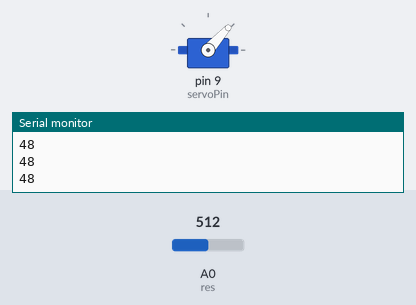
A sketch run on a simulated Arduino Uno, built with avr-gcc and run on an emulated ATmega328P. On the bench: servo, the last lines printed to the serial monitor. The inputs (shaded band) are chosen by the test bench; at power-on: A0 (res) = 512.

Above: at 1.2 s.
1.3 s: A0 (res) set to 716
At 2.1 s:
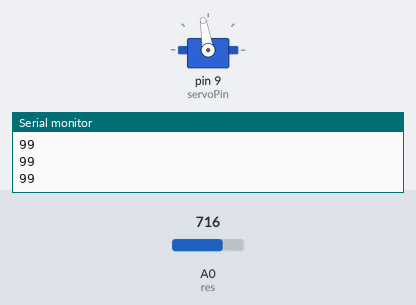
2.8 s: A0 (res) set to 900
At 3.4 s:
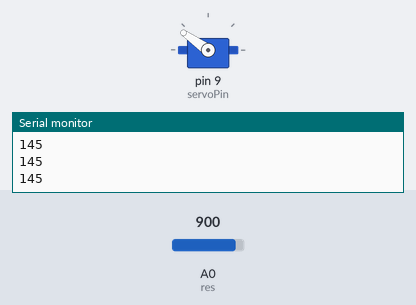
4.3 s: A0 (res) set to 1023
At 5.5 s:
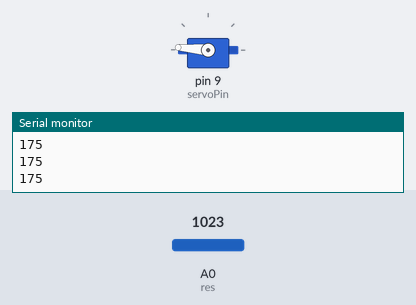
5.8 s: A0 (res) set to 306
At 6.9 s:
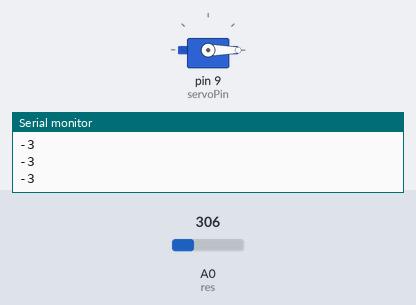
Timing chart, 0 to 8.3 s (numbered marks = the images above; inputs shaded):
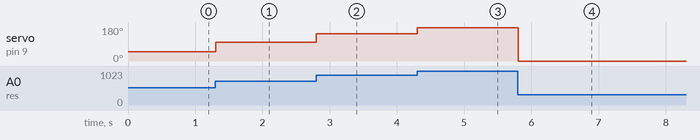

Measured:
- after the input at 1.3 s, servo on pin 9 (servoPin): 48° → 99° at once
- after the input at 2.8 s, servo on pin 9 (servoPin): 99° → 145° at once
- after the input at 4.3 s, servo on pin 9 (servoPin): 145° → 175° at once
- after the input at 5.8 s, servo on pin 9 (servoPin): 175° → 0° at once

The sketch:

sketch_21_servomotor+fotoResistencia.ino
```cpp
#include <Servo.h>

int servoPin = 9;
int servoPos = 90;
int res = A0;
int resVal;
Servo myServo;
int resValMap;

void setup() {
  myServo.attach(servoPin);
  Serial.begin(9600);
  pinMode(res, INPUT);

}

void loop() {
  resVal = analogRead(res);
  servoPos = (170./680.)*(resVal-320.);
  myServo.write(servoPos);
  Serial.println(servoPos);

}
```
